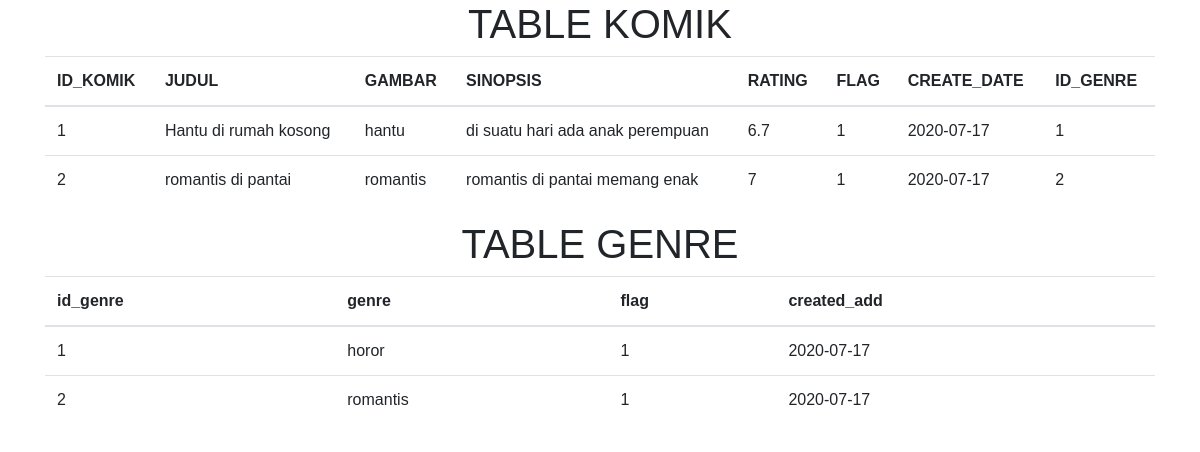
Page /tampilan_table.php on the committed database.
### tables this page shows
CREATE TABLE `komik` (
  `id_komik` int(11) NOT NULL,
  `judul` varchar(50) NOT NULL,
  `gambar` varchar(20) NOT NULL,
  `sinopsis` varchar(200) NOT NULL,
  `rating` float NOT NULL
);

CREATE TABLE `genre` (
  `id_genre` int(11) NOT NULL,
  `name_genre` varchar(20) NOT NULL,
  `flag` int(11) NOT NULL,
  `created_add` date NOT NULL
);

### tampilan_table.php (the view, shortened to what this page needs)
<!doctype html>
<html lang="en">
<head>
    <link href="css/bootstrap.min.css" rel="stylesheet">
    <link rel="stylesheet" href="komik.css">
</head>
<body>
    <div class="container">
        <h1 class="text-center">TABLE KOMIK</h1>
        <?php
        include "koneksi.php" ;
        $query = mysqli_query($con, "SELECT * FROM komik LEFT JOIN genre ON komik.id_komik = genre.id_genre" ) ;
	?>
        <table class="table">
            <thead>
                <tr>
                    <th scope="col">ID_KOMIK</th>
                    <th scope="col">JUDUL</th>
                    <th scope="col">GAMBAR</th>
                    <th scope="col">SINOPSIS</th>
                    <th scope="col">RATING</th>
                    <th scope="col">FLAG</th>
                    <th scope="col">CREATE_DATE </th>
                    <th scope="col">ID_GENRE </th>
                </tr>
            </thead>
            <tbody>
                <?php while ($row = mysqli_fetch_array($query)){ ?>
                <tr>
                    <td><?= $row['id_komik'] ; ?></td>
                    <td><?= $row['judul'] ; ?></td>
                    <td><?= $row['gambar'] ; ?></td>
                    <td><?= $row['sinopsis'] ; ?></td>
                    <td><?= $row['rating'] ; ?></td>
                    <td><?= $row['flag'] ; ?></td>
                    <td><?= $row['created_add'] ; ?></td>
                    <td><?= $row['id_genre'] ; ?></td>
                </tr>
                <?php } ?>
            </tbody>
        </table>
    </div>
    <div class="container">
        <h1 class="text-center">TABLE GENRE</h1>
        <?php
        $query3 = mysqli_query($con, "SELECT * FROM genre" ) ;
	?>
        <table class="table">
            <thead>
                <tr>
                    <th scope="col">id_genre</th>
                    <th scope="col">genre</th>
                    <th scope="col">flag</th>
                    <th scope="col">created_add </th>
                </tr>
            </thead>
            <tbody>
            <?php while ($row = mysqli_fetch_array($query3)){ ?>
                <tr>
                    <td><?= $row['id_genre'] ; ?></td>
                    <td><?= $row['name_genre'] ; ?></td>
                    <td><?= $row['flag'] ; ?></td>
                    <td><?= $row['created_add'] ; ?></td>
                </tr>
                <?php } ?>
            </tbody>
        </table>
    </div>
</body>
</html>

### komik.css (style rules this page uses)
* { padding: 0 ; margin: 0 ; box-sizing: border-box ; font-family: sans-serif ; }

### rows in the picture
komik: id_komik "1", judul "Hantu di rumah kosong", gambar "hantu", sinopsis "di suatu hari ada anak perempuan", rating "6.7", genre.flag "1", genre.created_add "2020-07-17", genre.id_genre "1"
komik: id_komik "2", judul "romantis di pantai", gambar "romantis", sinopsis "romantis di pantai memang enak", rating "7", genre.flag "1", genre.created_add "2020-07-17", genre.id_genre "2"
genre: id_genre "1", name_genre "horor", flag "1", created_add "2020-07-17"
genre: id_genre "2", name_genre "romantis", flag "1", created_add "2020-07-17"
